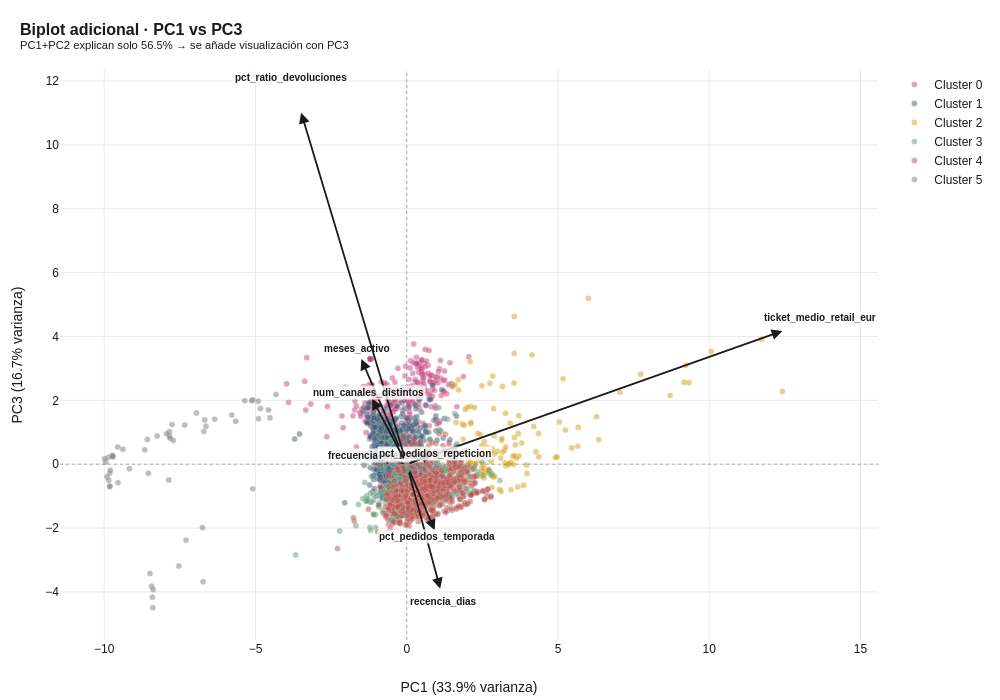

Write notebook code for a chart like this one.
### Markdown cell above
### Lectura del biplot PC1 vs PC2

El biplot constituye la visualización canónica del análisis combinado de PCA y clustering, presentando en una misma figura tanto las observaciones individuales (los 3.084 clientes proyectados como puntos coloreados según su cluster asignado) como las variables originales (representadas como vectores cuyo origen es el centro del biplot y cuya dirección y longitud reflejan su contribución a las dos primeras componentes principales).

La interpretación del biplot se rige por tres reglas fundamentales documentadas en la literatura sobre análisis multivariante (Statistics Globe 2023; Plotivy 2026). En primer lugar, **la dirección de cada vector** indica hacia qué zona del biplot crecen los valores de esa variable: los puntos situados en la dirección de un vector tienen valores altos en esa variable, mientras que los puntos situados en la dirección opuesta tienen valores bajos. En segundo lugar, **la longitud del vector** refleja cuánta varianza de esa variable se conserva en las dos primeras componentes principales: vectores largos indican que la variable está bien representada en el plano PC1-PC2, mientras que vectores cortos sugieren que esa variable requiere componentes adicionales para ser captada completamente. En tercer lugar, **los ángulos entre vectores** informan sobre las correlaciones entre variables originales: vectores que apuntan en direcciones similares (ángulo agudo) corresponden a variables positivamente correlacionadas, vectores opuestos (ángulo cercano a 180º) a variables negativamente correlacionadas, y vectores ortogonales (ángulo de 90º) a variables independientes.

En el biplot resultante destaca la posición casi horizontal del vector de `ticket_medio_retail_eur`, coherente con su dominio absoluto en PC1 (loading +0,943): los clusters posicionados a la derecha del biplot corresponden a clientes con tickets medios elevados, mientras que los situados a la izquierda corresponden a tickets bajos. Los vectores de `frecuencia_mensual` y `pct_pedidos_temporada` apuntan hacia el cuadrante superior, en línea con su contribución positiva a PC2, lo que permite identificar visualmente al cluster situado en esa zona como el grupo de mayor frecuencia y compromiso con pedidos de temporada. La oposición visual entre `pct_pedidos_temporada` y `pct_pedidos_repeticion`, prácticamente alineados en sentidos contrarios, confirma gráficamente la correlación negativa documentada en la matriz de correlaciones (ρ = −0,77).

### Code cell
# 5.2 Biplot adicional si PC1+PC2 explican menos del 60%
varianza_pc12 = var_explained[0] + var_explained[1]
print(f"Varianza explicada por PC1 + PC2: {varianza_pc12:.2f}%")

if varianza_pc12 < 60 and N_PCS >= 3:
    print("PC1+PC2 explican menos del 60%, se genera un biplot adicional PC1 vs PC3.")

    fig2 = go.Figure()
    for c in sorted(df["cluster"].unique()):
        mask = df["cluster"] == c
        fig2.add_trace(go.Scatter(
            x=X_pca[mask, 0], y=X_pca[mask, 2],
            mode="markers",
            marker=dict(size=6, color=PALETA_CLUSTERS[c], opacity=0.5,
                        line=dict(color="white", width=0.3)),
            name=f"Cluster {c}",
        ))

    for i, var in enumerate(VARIABLES_CLUSTERING):
        x_end = loadings["PC1"].iloc[i] * escala_vectores
        y_end = loadings["PC3"].iloc[i] * escala_vectores
        fig2.add_annotation(
            x=x_end, y=y_end, ax=0, ay=0,
            xref="x", yref="y", axref="x", ayref="y",
            arrowhead=2, arrowsize=1.2, arrowwidth=1.8,
            arrowcolor="#1A1A1A", showarrow=True,
        )
        fig2.add_annotation(
            x=x_end * 1.1, y=y_end * 1.1,
            text=f"<b>{var}</b>", showarrow=False,
            font=dict(size=10, color="#1A1A1A"),
            bgcolor="rgba(255,255,255,0.8)",
        )

    fig2.add_hline(y=0, line_dash="dot", line_color="#888", line_width=0.7)
    fig2.add_vline(x=0, line_dash="dot", line_color="#888", line_width=0.7)

    fig2.update_layout(
        title=dict(text=f"<b>Biplot adicional · PC1 vs PC3</b><br><sup>PC1+PC2 explican solo {varianza_pc12:.1f}% → se añade visualización con PC3</sup>"),
        xaxis_title=f"PC1 ({var_explained[0]:.1f}% varianza)",
        yaxis_title=f"PC3 ({var_explained[2]:.1f}% varianza)",
        height=700, width=1000,
    )
    guardar_y_mostrar(fig2, "08_biplot_pc1_pc3", w=1000, h=700)
else:
    print("PC1+PC2 explican suficientemente (>=60%), no se requiere biplot adicional 2D.")

### Figure 1 — Plotly figure (JSON) as saved in the notebook; plotly's stock layout.template omitted (floating-point values rounded to 4 significant figures; data arrays with more than 128 entries replaced by an {"elided": "..."} marker saying what was removed)
{"data": [{"marker": {"color": "#C8447F", "line": {"color": "white", "width": 0.3}, "opacity": 0.5, "size": 6}, "mode": "markers", "name": "Cluster 0", "type": "scatter", "x": {"elided": "306 float values"}, "y": {"elided": "306 float values"}}, {"marker": {"color": "#3E5C76", "line": {"color": "white", "width": 0.3}, "opacity": 0.5, "size": 6}, "mode": "markers", "name": "Cluster 1", "type": "scatter", "x": {"elided": "1341 float values"}, "y": {"elided": "1341 float values"}}, {"marker": {"color": "#D4A017", "line": {"color": "white", "width": 0.3}, "opacity": 0.5, "size": 6}, "mode": "markers", "name": "Cluster 2", "type": "scatter", "x": [2.262, 1.502, 4.917, 2.641, 3.545, 2.241, 9.173, 1.836, 5.452, 2.098, 1.902, 2.482, 4.271, 5.17, 3.977, 2.56, 2.8, 3.171, 2.857, 2.767, 3.234, 3.591, 3.14, 2.348, 1.63, 2.734, 3.557, 2.567, 3.71, 2.545, 2.002, 5.668, 2.997, 3.434, 9.329, 3.27, 2.107, 3.692, 3.704, 2.824, 2.875, 4.971, 8.709, 2.488, 7.043, 4.14, 3.147, 4.359, 11.73, 5.244, 2.243, 9.231, 3.421, 1.705, 1.865, 3.553, 1.951, 1.996, 6.007, 3.801, 3.629, 2.845, 3.674, 2.434, 2.118, 6.346, 1.713, 2.902, 2.748, 2.446, 3.508, 2.501, 2.481, 3.268, 3.163, 10.06, 2.266, 3.863, 3.282, 3.118, 12.42, 3.449, 2.73, 2.823, 4.368, 2.58, 2.044, 4.199, 3.526, 2.125, 1.934, 2.013, 2.436, 5.049, 2.562, 2.697, 2.889, 2.553, 3.374, 3.249, 6.274, 2.27, 3.559, 3.963, 2.797, 2.482, 2.303, 5.653, 2.69, 3.371, 2.509, 3.063, 2.09, 2.1, 2.402, 2.867, 2.899, 1.599, 2.734, 3.107, 2.109, 7.733, 3.56], "y": [0.2123, 2.433, 0.2088, 0.5365, 2.546, 1.772, 2.568, 1.256, 0.5083, 3.212, 1.221, 2.454, 0.3862, 2.673, -0.2921, 0.4433, 0.08638, 0.3745, -0.3699, 0.3579, 0.4353, 0.6067, 0.7431, 0.9636, 1.306, -0.1908, 4.628, 0.7121, 0.2543, 0.004769, 1.781, 1.155, 0.402, 0.05884, 2.549, 0.5407, 1.266, 0.9624, 1.517, 0.4952, 1.737, 0.2256, 2.15, 0.2169, 2.252, 3.423, 0.8025, 0.9618, 3.915, 1.068, 0.03052, 3.095, 1.286, 2.646, 0.7848, 3.468, 0.4186, 0.2607, 5.194, 0.6618, 0.1863, 2.76, -0.7149, -0.3797, 0.02636, 0.7657, 2.324, 0.3264, 2.536, -0.3223, 0.2492, -0.2243, 0.5827, 1.594, 2.43, 3.532, 0.02016, -0.6593, -0.05453, -0.8564, 2.28, -0.7967, -0.1908, -0.7271, 0.226, -0.2658, 0.08971, 1.179, 0.001558, 1.31, 1.714, -0.02041, 0.9311, 1.324, -0.4288, -0.1568, 0.8929, -0.1206, 0.008088, 0.03946, 1.489, -0.016, 0.2612, -0.02564, 0.398, -0.116, 0.2389, 0.563, -0.263, -0.00435, 0.1838, -0.7895, 0.1725, 0.06251, 0.1348, -0.4047, -0.374, 2.487, 0.2146, 0.197, 1.808, 2.817, 0.8394]}, {"marker": {"color": "#5C9E76", "line": {"color": "white", "width": 0.3}, "opacity": 0.5, "size": 6}, "mode": "markers", "name": "Cluster 3", "type": "scatter", "x": {"elided": "429 float values"}, "y": {"elided": "429 float values"}}, {"marker": {"color": "#B85450", "line": {"color": "white", "width": 0.3}, "opacity": 0.5, "size": 6}, "mode": "markers", "name": "Cluster 4", "type": "scatter", "x": {"elided": "831 float values"}, "y": {"elided": "831 float values"}}, {"marker": {"color": "#7D7D7D", "line": {"color": "white", "width": 0.3}, "opacity": 0.5, "size": 6}, "mode": "markers", "name": "Cluster 5", "type": "scatter", "x": [-7.533, -8.575, -9.167, -7.76, -7.338, -8.247, -8.438, -7.299, -8.408, -6.749, -8.658, -5.653, -8.542, -9.91, -4.914, -5.783, -6.349, -7.846, -7.717, -7.868, -6.953, -7.821, -9.38, -5.354, -9.858, -7.843, -8.397, -9.722, -9.553, -9.712, -9.731, -9.951, -5.128, -9.986, -4.572, -6.676, -6.635, -6.709, -9.818, -6.733, -4.9, -9.814, -4.837, -9.851, -9.545, -9.799, -7.937, -8.384, -4.32, -5.095, -4.519, -8.487, -9.812, -5.089], "y": [-3.191, 0.773, -0.1402, 1.243, 1.228, 0.8827, -3.823, -2.378, -4.167, -1.988, 0.4493, 1.343, -0.2838, -0.3932, 1.968, 1.539, 1.411, 0.88, 0.745, -0.4948, 1.605, 0.815, 0.4692, 1.989, 0.2165, 1.019, -4.496, 0.2643, 0.5394, 0.2226, 0.2632, 0.06164, 1.984, 0.1699, 1.698, 1.387, 1.186, 1.025, -0.2812, -3.679, 1.422, -0.6851, 1.747, -0.5064, -0.577, -0.188, 0.9509, -3.927, 2.179, -0.7719, 1.452, -3.423, -0.7031, 2.011]}], "layout": {"annotations": [{"arrowcolor": "#1A1A1A", "arrowhead": 2, "arrowsize": 1.2, "arrowwidth": 1.8, "ax": 0, "axref": "x", "ay": 0, "ayref": "y", "showarrow": true, "x": 1.106, "xref": "x", "y": -3.898, "yref": "y"}, {"bgcolor": "rgba(255,255,255,0.8)", "font": {"color": "#1A1A1A", "size": 10}, "showarrow": false, "text": "<b>recencia_dias</b>", "x": 1.217, "y": -4.288}, {"arrowcolor": "#1A1A1A", "arrowhead": 2, "arrowsize": 1.2, "arrowwidth": 1.8, "ax": 0, "axref": "x", "ay": 0, "ayref": "y", "showarrow": true, "x": -1.501, "xref": "x", "y": 3.293, "yref": "y"}, {"bgcolor": "rgba(255,255,255,0.8)", "font": {"color": "#1A1A1A", "size": 10}, "showarrow": false, "text": "<b>meses_activo</b>", "x": -1.652, "y": 3.622}, {"arrowcolor": "#1A1A1A", "arrowhead": 2, "arrowsize": 1.2, "arrowwidth": 1.8, "ax": 0, "axref": "x", "ay": 0, "ayref": "y", "showarrow": true, "x": -0.9219, "xref": "x", "y": 0.2502, "yref": "y"}, {"bgcolor": "rgba(255,255,255,0.8)", "font": {"color": "#1A1A1A", "size": 10}, "showarrow": false, "text": "<b>frecuencia_mensual</b>", "x": -1.014, "y": 0.2753}, {"arrowcolor": "#1A1A1A", "arrowhead": 2, "arrowsize": 1.2, "arrowwidth": 1.8, "ax": 0, "axref": "x", "ay": 0, "ayref": "y", "showarrow": true, "x": 12.42, "xref": "x", "y": 4.175, "yref": "y"}, {"bgcolor": "rgba(255,255,255,0.8)", "font": {"color": "#1A1A1A", "size": 10}, "showarrow": false, "text": "<b>ticket_medio_retail_eur</b>", "x": 13.66, "y": 4.592}, {"arrowcolor": "#1A1A1A", "arrowhead": 2, "arrowsize": 1.2, "arrowwidth": 1.8, "ax": 0, "axref": "x", "ay": 0, "ayref": "y", "showarrow": true, "x": 0.9219, "xref": "x", "y": -2.068, "yref": "y"}, {"bgcolor": "rgba(255,255,255,0.8)", "font": {"color": "#1A1A1A", "size": 10}, "showarrow": false, "text": "<b>pct_pedidos_temporada</b>", "x": 1.014, "y": -2.274}, {"arrowcolor": "#1A1A1A", "arrowhead": 2, "arrowsize": 1.2, "arrowwidth": 1.8, "ax": 0, "axref": "x", "ay": 0, "ayref": "y", "showarrow": true, "x": 0.8429, "xref": "x", "y": 0.3161, "yref": "y"}, {"bgcolor": "rgba(255,255,255,0.8)", "font": {"color": "#1A1A1A", "size": 10}, "showarrow": false, "text": "<b>pct_pedidos_repeticion</b>", "x": 0.9272, "y": 0.3477}, {"arrowcolor": "#1A1A1A", "arrowhead": 2, "arrowsize": 1.2, "arrowwidth": 1.8, "ax": 0, "axref": "x", "ay": 0, "ayref": "y", "showarrow": true, "x": -3.49, "xref": "x", "y": 11.01, "yref": "y"}, {"bgcolor": "rgba(255,255,255,0.8)", "font": {"color": "#1A1A1A", "size": 10}, "showarrow": false, "text": "<b>pct_ratio_devoluciones</b>", "x": -3.839, "y": 12.11}, {"arrowcolor": "#1A1A1A", "arrowhead": 2, "arrowsize": 1.2, "arrowwidth": 1.8, "ax": 0, "axref": "x", "ay": 0, "ayref": "y", "showarrow": true, "x": -1.146, "xref": "x", "y": 2.055, "yref": "y"}, {"bgcolor": "rgba(255,255,255,0.8)", "font": {"color": "#1A1A1A", "size": 10}, "showarrow": false, "text": "<b>num_canales_distintos</b>", "x": -1.26, "y": 2.26}], "height": 700, "shapes": [{"line": {"color": "#888", "dash": "dot", "width": 0.7}, "type": "line", "x0": 0, "x1": 1, "xref": "x domain", "y0": 0, "y1": 0, "yref": "y"}, {"line": {"color": "#888", "dash": "dot", "width": 0.7}, "type": "line", "x0": 0, "x1": 0, "xref": "x", "y0": 0, "y1": 1, "yref": "y domain"}], "title": {"text": "<b>Biplot adicional · PC1 vs PC3</b><br><sup>PC1+PC2 explican solo 56.5% → se añade visualización con PC3</sup>"}, "width": 1000, "xaxis": {"title": {"text": "PC1 (33.9% varianza)"}}, "yaxis": {"title": {"text": "PC3 (16.7% varianza)"}}}}
